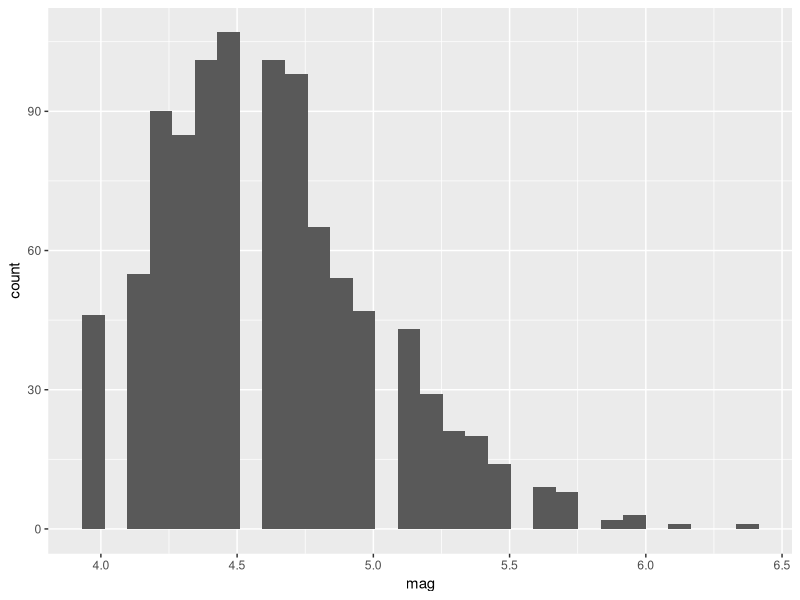
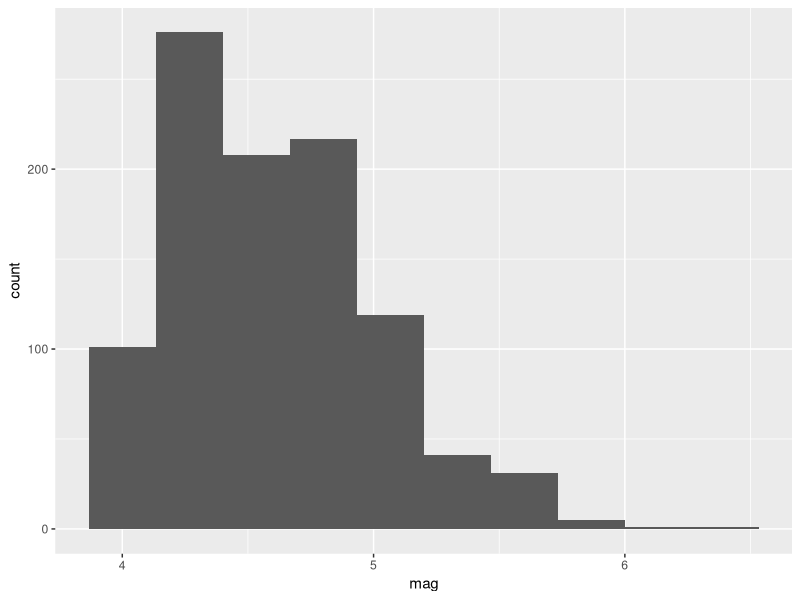
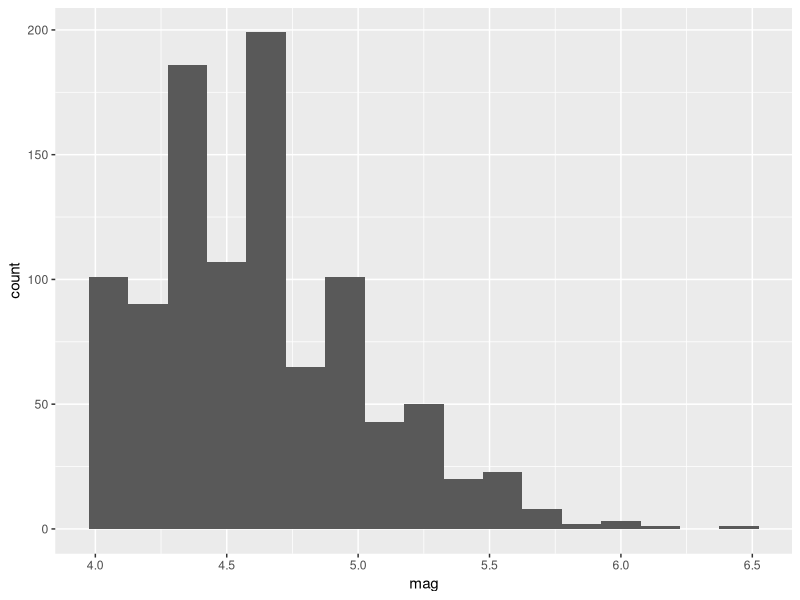
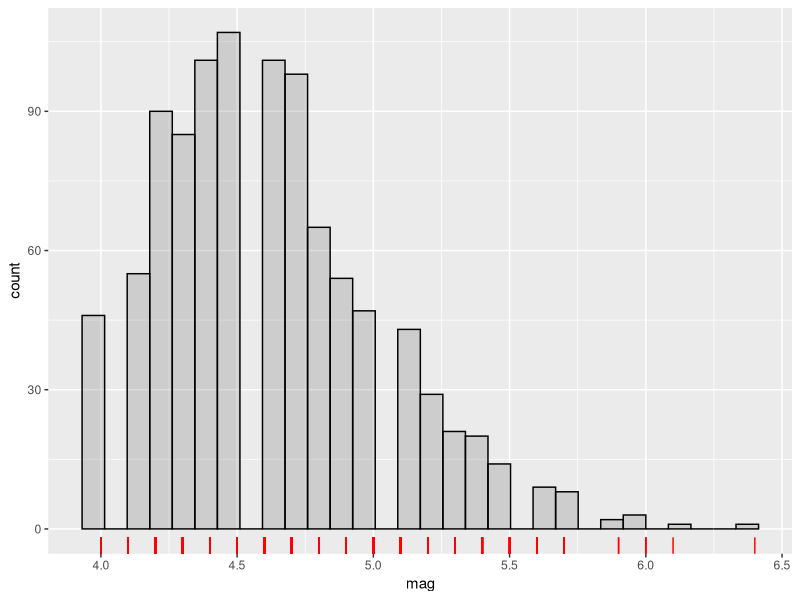
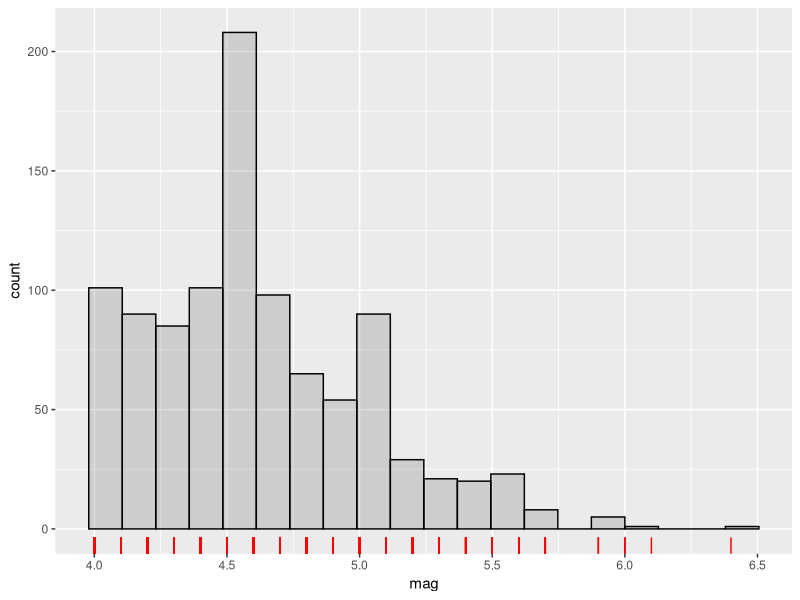
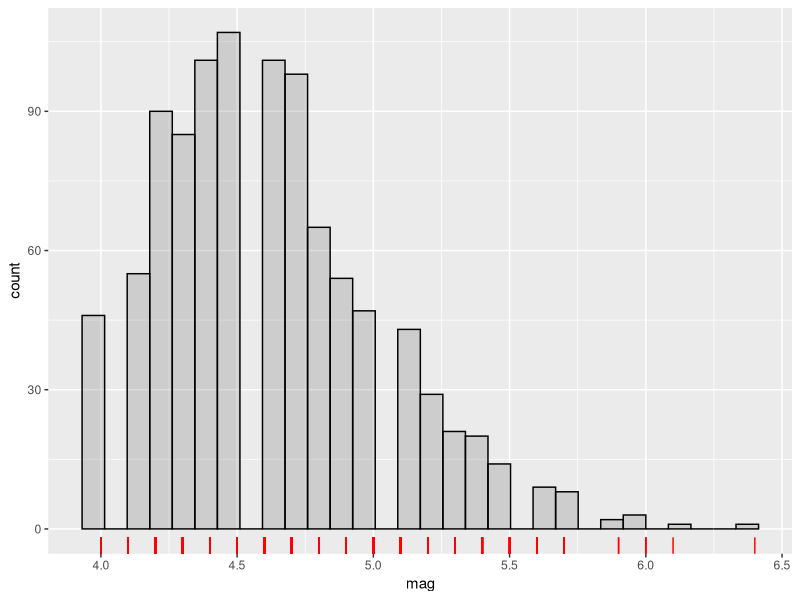
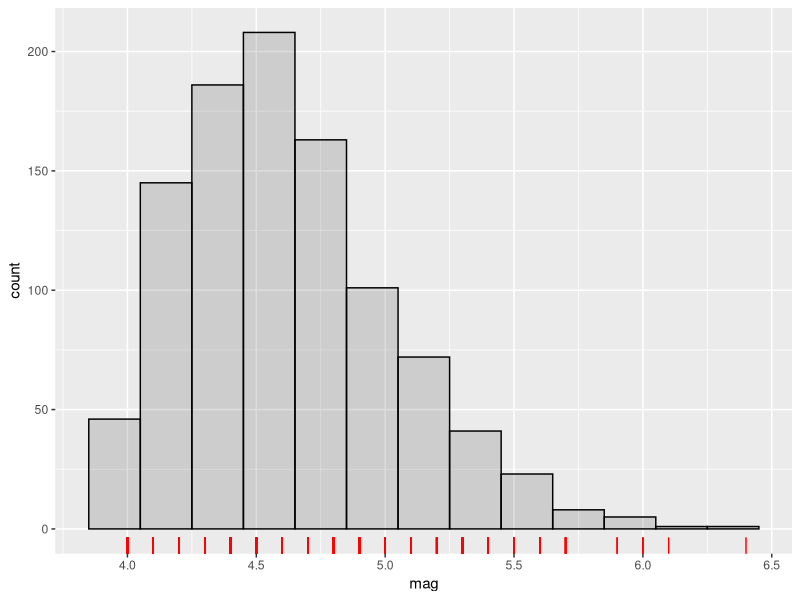
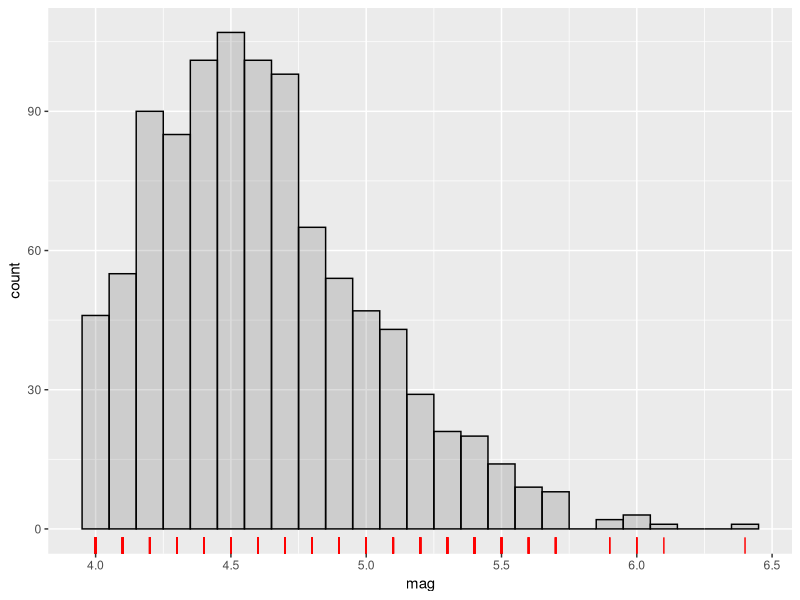

These figures' R source, in order:
# Load up the libraries we need and data
library(tidyverse)
data(quakes)

# A histogram of magnitudes
ggplot(data=quakes) +
  geom_histogram(mapping=aes(x=mag))

# This distribution shows that most quakes have magnitude 4-5, so the measure of center
# would be around 4.5 magnitude (the mode). The spread is from 4 up to 6.5 (the range).
# And the shape is skew to the right, in that most data is bunched up on the left, but
# the 'tail' of large magnitude quakes goes out to the right.

# 30 bins is the default. We can change that with bins:
ggplot(data=quakes) +
  geom_histogram(mapping=aes(x=mag), bins=10)
# Same conclusion from this one, but the display looks courser. The 'chunkiness' of
# the plot is very apparent.
ggplot(data=quakes) +
  geom_histogram(mapping=aes(x=mag), bins=17)
# With these data, the number of bins makes the plot look quite different!

# The reason is that the data here are rounded.
ggplot(data=quakes) +
  geom_histogram(mapping=aes(x=mag), bins=30, alpha=0.2, col='black') +
  geom_rug(mapping=aes(x=mag), col='red')
# The rug shows us where the data are, so we can get a feel for why the
# histogram is responding the way it is: As the data are rounded, some of the bins
# consist of the quakes from two different magnitudes:
ggplot(data=quakes) +
  geom_histogram(mapping=aes(x=mag), bins=20, alpha=0.2, col='black') +
  geom_rug(mapping=aes(x=mag), col='red')
# e.g the tall spike here has magnitude 4.5 and 4.6 quakes contributing.

# and some consist of bins with no data:
ggplot(data=quakes) +
  geom_histogram(mapping=aes(x=mag), bins=30, alpha=0.2, col='black') +
  geom_rug(mapping=aes(x=mag), col='red')
# such as the bin between 4.0 and 4.1

# An alternative is to specify the bin width and then the start of the bin.
ggplot(data=quakes) +
  geom_histogram(mapping=aes(x=mag), binwidth = 0.2, boundary = 0.05, alpha=0.2, col='black') +
  geom_rug(mapping=aes(x=mag), col='red')

ggplot(data=quakes) +
  geom_histogram(mapping=aes(x=mag), binwidth = 0.1, boundary = 0.05, alpha=0.2, col='black') +
  geom_rug(mapping=aes(x=mag), col='red')

# The density plot gets rid of some of the problems with the histogram. It can be
# thought of as a smooth histogram:
ggplot(data=quakes) +
  geom_density(mapping=aes(x=mag)) +
  geom_rug(mapping=aes(x=mag), col='red')

# Can change the amount of smoothness: adjust > 1 smooths more:
ggplot(data=quakes) +
  geom_density(mapping=aes(x=mag), adjust=4) +
  geom_rug(mapping=aes(x=mag), col='red')
# This is probably oversmoothed.
#
# adjust < 1 smooths less:
ggplot(data=quakes) +
  geom_density(mapping=aes(x=mag), adjust=0.3) +
  geom_rug(mapping=aes(x=mag), col='red')
# This is undersmoothed way too much - but, it helps us see how the density
# plot is built up.
ggplot(data=quakes) +
  geom_density(mapping=aes(x=mag), adjust=0.6) +
  geom_rug(mapping=aes(x=mag), col='red')
# Even with adjust=0.6 we're probably still undersmoothing.
# Typically the default (adjust=1) works well for most datasets.

ggplot(data=quakes) +
  geom_density(mapping=aes(x=mag), adjust=0.6, col='darkgreen', fill='pink', alpha=0.5) +
  geom_rug(mapping=aes(x=mag), col='red')

# The boxplot plots the minimum, lower quartile, median, upperquartile and maximum.
# The five number summary.
ggplot(data=quakes) +
  geom_boxplot(mapping=aes(x=mag))
# From here, we'd conclude center (median)  is at 4.6, and half the data are within the box
# between 4.3 and 4.9. We get shape information from where the box is (and maybe where
# the median is within the box).
ggplot(data=quakes) +
  geom_boxplot(mapping=aes(x=mag), col='blue', fill='orange')

# Let's have a look at depth:
ggplot(data=quakes) +
  geom_histogram(mapping=aes(x=depth))
ggplot(data=quakes) +
  geom_density(mapping=aes(x=depth))
ggplot(data=quakes) +
  geom_boxplot(mapping=aes(x=depth))
# Boxplot completely inappropriate here, as we have two peaks. Generally
# a boxplot should only be used if you have a single peak or hump (unimodal).

# Otherwise, stick to a density or histogram.
# This distribution has two humps - most earthquakes are either shallow (small depth)
# or deep (large depth). Few are in between. So the measure of center here isn't
# all that useful.

# Let's have a look at stations:
ggplot(data=quakes) +
  geom_histogram(mapping=aes(x=stations))
ggplot(data=quakes) +
  geom_density(mapping=aes(x=stations))
ggplot(data=quakes) +
  geom_boxplot(mapping=aes(x=stations))
# This distribution is more skew than the others. Skew to the right (i.e. the tail
# of extreme values is out to the right, and most data is to the small values).
# Most eqarthquakes are felt at are around 25 stations.

# The outliers shown as individual points on the boxplot are determined by an
# algorithm. Anything further than 1.5 interquartile ranges (length of box) away from
# the ends of the box is considered extreme.

# If you have just one or two with a big gap back to the next ones, it's worth checking
# the data for coding errors. Otherwise, don't worry too much!
